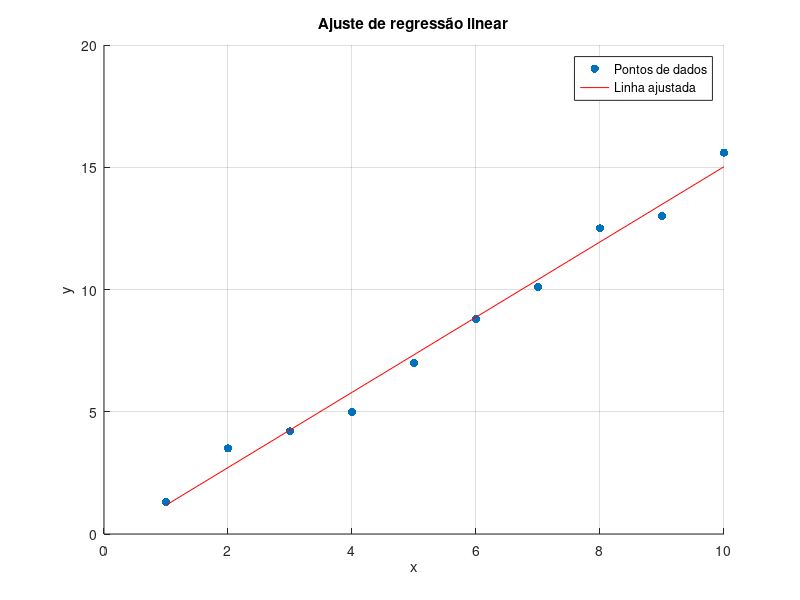

The MATLAB source for this figure:
% entrada
xi = [1, 2, 3, 4, 5, 6, 7, 8, 9, 10];
yi = [1.3, 3.5, 4.2, 5.0, 7.0, 8.8, 10.1, 12.5, 13.0, 15.6];

% Número de pontos de dados
n = length(xi);

% Calculando as somas dos coeficientes
Sx = sum(xi);
Sy = sum(yi);
Sx2 = sum(xi.^2);
Sxy = sum(xi .* yi);

% Calculando o coeficiente de ajuste liniear
a1 = (n * Sxy - Sx * Sy) / (n * Sx2 - Sx^2);
a2 = mean(yi) - a1 * mean(xi);

% Calculate the fitted values
y_fit = a1 * xi + a2;

% Calculate the total standard deviation (St)
y_mean = mean(yi);
St = sum((yi - y_mean).^2);

% Calcule a soma residual dos quadrados (Sr)
Sr = sum((yi - y_fit).^2);

% Calculado erro padrão
Syx = sqrt(Sr / (n - 2));

% Calculando o coeficiente (r^2)
r2 = (St - Sr) / St;

% Saida dos resultados
fprintf('Inclinação a(1): %.4f\n', a1);
fprintf('Interserção a(2): %.4f\n', a2);
fprintf('Desvio Padrão Total (St): %.4f\n', sqrt(St / (n - 1)));
fprintf('Erro Padrão da Estimativa (Syx): %.4f\n', Syx);
fprintf('Coeficiente de Determinação(r^2): %.4f\n', r2);

% Plotando os pontos
figure;
scatter(xi, yi, 'filled');
hold on;
plot(xi, y_fit, '-r');
xlabel('x');
ylabel('y');
title('Ajuste de regressão linear');
legend('Pontos de dados', 'Linha ajustada');
grid on;
hold off;
